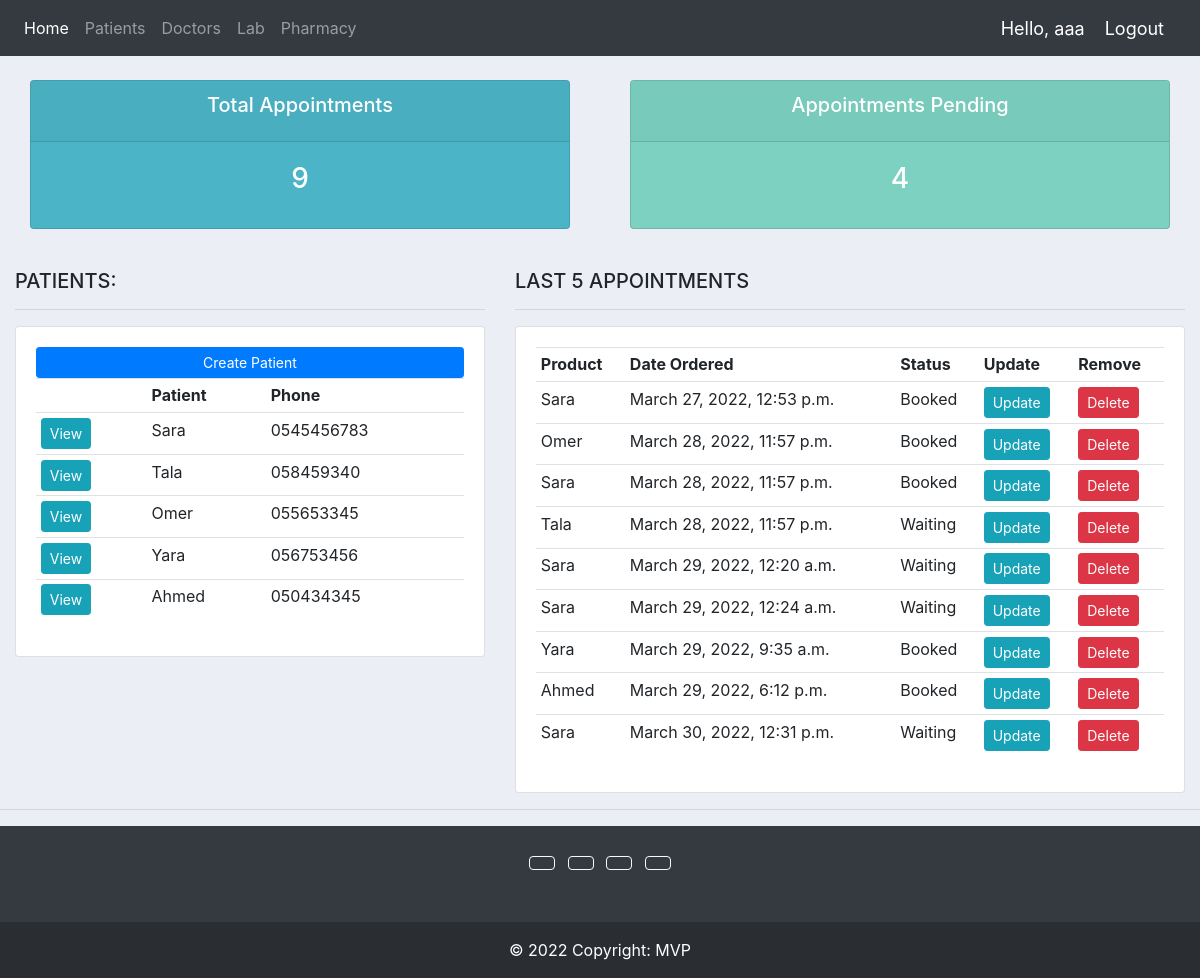
Page / (signed in) on the earlier database version.
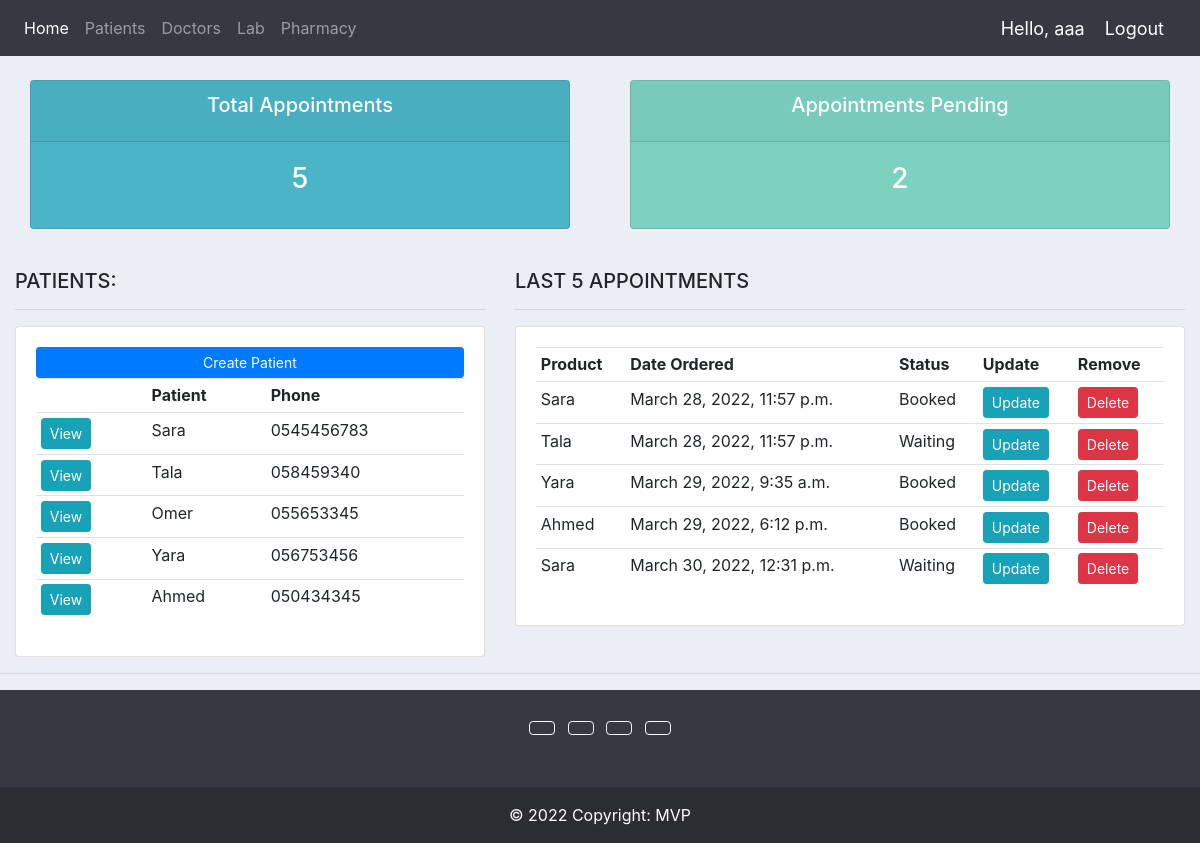
Same page on the later database version.
### accounts/models.py (models this page shows, shortened)
class Patient(models.Model):
    name = models.CharField(max_length=200, null=True)
    email = models.EmailField()
    phone = models.CharField(max_length=200, null=True)
    date = models.TimeField()
    def __str__(self):
        return self.name

class Appointment(models.Model):
    STATUS = (
        ('Booked', 'Booked'),
        ('Available', 'Available'),
        ('Waiting', 'Waiting')
    )
    patient = models.ForeignKey(Patient, null=True, on_delete=models.SET_NULL)
    doctor = models.ForeignKey(Doctor, null=True, on_delete=models.SET_NULL)
    date_created = models.DateTimeField(auto_now_add=True, null=True)
    status = models.CharField(max_length=200, null=True, choices=STATUS)

### accounts/decorators.py (the view)
    def wrapper_function(request, *args, **kwargs):
        group = None
        if request.user.groups.exists():
            group = request.user.groups.all()[0].name
        if group == 'patient':
            return redirect('user-page')
        if group == 'admin':
            return view_func(request, *args, **kwargs)

### accounts/views.py (called while the page is built)
@login_required(login_url='login')
@admin_only
def home(request):
    appointments = Appointment.objects.all()
    patients = Patient.objects.all()
    total_patients = patients.count()
    total_appointments = Appointment.objects.all().count()
    pending = appointments.filter(status='Waiting').count()
    context = {'appointments': appointments, 'patients': patients,
               'total_appointments': total_appointments, 'pending': pending}
    return render(request, 'accounts/dashboard.html', context)

### accounts/templates/accounts/dashboard.html
{%  extends 'accounts/main.html' %}
{% block content %}
{%  include 'accounts/status.html' %}
<br>
<div class="row">
	<div class="col-md-5">
		<h5>PATIENTS:</h5>
		<hr>
		<div class="card card-body">
			<a class="btn btn-primary  btn-sm btn-block" href="">Create Patient</a>
			<table class="table table-sm">
				<tr>
					<th></th>
					<th>Patient</th>
					<th>Phone</th>
				</tr>
				{% for patient in patients %}
					<tr>
						<td><a class="btn btn-sm btn-info" href="{% url 'patient' patient.id %}">View</a></td>
						<td>{{patient.name}}</td>
						<td>{{patient.phone}}</td>
					</tr>
				{% endfor %}
			</table>
		</div>
	</div>
	<div class="col-md-7">
		<h5>LAST 5 APPOINTMENTS</h5>
		<hr>
		<div class="card card-body">
			<table class="table table-sm">
				<tr>
					<th>Product</th>
					<th>Date Ordered</th>
					<th>Status</th>
					<th>Update</th>
					<th>Remove</th>
				</tr>
				{% for appointment in appointments %}
					<tr>
						<td>{{appointment.patient}}</td>
						<td>{{appointment.date_created}}</td>
						<td>{{appointment.status}}</td>
						<td><a class="btn btn-sm btn-info" href="{% url 'update_appointments' appointment.id %}">Update</a></td>
						<td><a class="btn btn-sm btn-danger" href="{% url 'delete_appointment' appointment.id %}">Delete</a></td>
					</tr>
				{% endfor %}
			</table>
		</div>
	</div>
</div>
{% endblock %}

Differences in the rows shown:
removed Appointment: patient "Sara", date_created "March 27, 2022, 12:53 p.m.", status "Booked"
removed Appointment: patient "Omer", date_created "March 28, 2022, 11:57 p.m.", status "Booked"
removed Appointment: patient "Sara", date_created "March 29, 2022, 12:20 a.m.", status "Waiting"
removed Appointment: patient "Sara", date_created "March 29, 2022, 12:24 a.m.", status "Waiting"
Other differences:
{{ total_appointments }}: "9" → "5"
{{ pending }}: "4" → "2"
